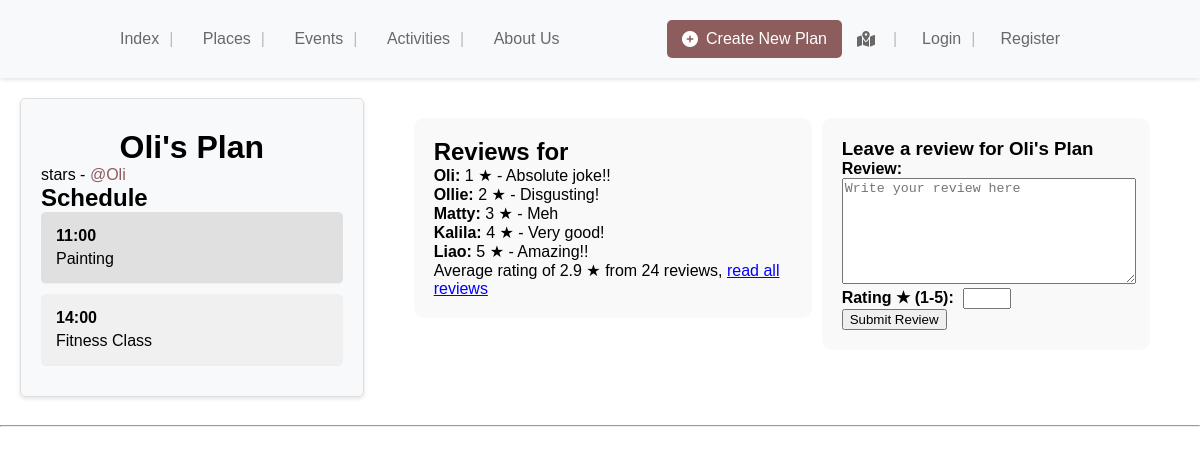
/app/plans/241/, run on the app's committed database.
### app/models.py (models this page shows, shortened)
class Plan(models.Model):
    user = models.ForeignKey(User, on_delete=models.CASCADE)
    title = models.CharField(max_length=100, default="Plan")
    date = models.DateField()
    is_public = models.BooleanField(default=False)
    events = models.ManyToManyField(Event, through='PlanEvent')
    activities = models.ManyToManyField(Activity, through='PlanActivity')
    schedule = models.TextField(default='[]')

class Activity(models.Model):
    user = models.ForeignKey(User, on_delete=models.CASCADE)
    title = models.CharField(max_length=100)
    description = models.TextField(blank=True)
    duration = models.IntegerField(default=1)
    location = models.ForeignKey(Place, on_delete=models.CASCADE, null=True, blank=True)
    categories = models.ManyToManyField(Category, blank=True)
    tags = models.ManyToManyField(Tag, blank=True)
    class Meta:
        verbose_name_plural = 'Activities'

class Event(models.Model):
    name = models.CharField(max_length=255, default='Default Event Name')
    date = models.DateField(default=timezone.now)
    title = models.CharField(max_length=100)
    description = models.TextField(blank=True)
    start_time = models.DateTimeField()
    end_time = models.DateTimeField()
    location = models.CharField(max_length=255)
    categories = models.ManyToManyField(Category)
    tags = models.ManyToManyField(Tag)
    img_ref = models.CharField(max_length=100, default="")

class Review(models.Model):
    user = models.ForeignKey(User, on_delete=models.CASCADE)
    content = models.TextField()
    rating = models.IntegerField(default=0)
    created_at = models.DateTimeField(auto_now_add=True)
    updated_at = models.DateTimeField(auto_now=True)
    content_type = models.ForeignKey(ContentType, on_delete=models.CASCADE)
    object_id = models.PositiveIntegerField()
    content_object = GenericForeignKey('content_type', 'object_id')

### app/views.py (the view)
# urls.py: path('plans/<int:plan_id>/', views.specificPlan, name='specific_plan'),
def specificPlan(request, plan_id):
    plan = get_object_or_404(Plan, pk=plan_id)
    schedule_json = json.loads(plan.schedule)
    plan.schedule_details = get_schedule_details(schedule_json)  # Use the utility function
    reviews = Review.objects.filter(content_type=ContentType.objects.get_for_model(Plan), object_id=plan.id)
    five_reviews = reviews[:5]  # Get the first 5 reviews for the place
    avg_rating = reviews.aggregate(avg_rating=Avg('rating'))['avg_rating']
    num_reviews = reviews.count()
    context = {
        'plan': plan,
        'schedule_details': plan.schedule_details,
        'five_reviews': five_reviews,
        'avg_rating': avg_rating,
        'num_reviews': num_reviews
    }
    return render(request, 'app/specificPlan.html', context)

### app/views.py (called while the page is built)
def get_schedule_details(schedule_json):
    schedule_details = []
    for item in schedule_json:
        if item['type'] == 'event':
            event = Event.objects.get(id=item['data'])
            item_detail = {
                'type': 'event',
                'title': event.title,
                'time': event.start_time
            }
        elif item['type'] == 'activity':
            activity = Activity.objects.get(id=item['data'])
            start_time_str = item['start_time']
            start_time = datetime.fromisoformat(start_time_str.replace('Z', '+00:00'))
            item_detail = {
                'type': 'activity',
                'title': activity.title,
                'time': start_time  # Now a datetime object, consistent with event.start_time
            }
        schedule_details.append(item_detail)
    return schedule_details

### templates/app/specificPlan.html (shortened to what this page needs)
{% extends 'app/base.html' %}
{% load static %}
{% block additional_styles %}
<link rel="stylesheet" href="{% static 'styling/specificPlan.css' %}">
{% endblock %}
{% block body_block %}
<div class="plan-page-container">
    <div class="plan-detail-container">
        <h1>{{ plan.title }}</h1>
        <p>{{ plan.review_rating }} stars - <a href="#" class="username-link">@{{ plan.user.username }}</a></p>
        <h2>Schedule</h2>
        <ul>
            {% for item in schedule_details %}
            <li>
                <span class="schedule-time">{{ item.time|date:"H:i" }}</span>
                <span class="schedule-title">{{ item.title }}</span>
            </li>
            {% endfor %}
        </ul>
    </div>
    <div style="display: flex; justify-content: space-between;">
        <div style="width: 50%; margin-left: 30px;">
          <div style="margin-top: 20px; padding: 20px; background-color: #f9f9f9; border-radius: 10px;">
            <h2>Reviews for {{ plan.name }}</h2>
            {% if five_reviews %}
            <ul>
                {% for review in five_reviews %}
                <li>
                    <strong>{{ review.user.username }}: </strong>{{ review.rating }} ★ - {{ review.content }}
                </li>
                {% endfor %}
            </ul>
            <p>Average rating of {{ avg_rating|floatformat:"1" }} ★ from {{ num_reviews }} reviews, <a href="{% url 'app:plan_reviews' plan.id %}" style="color: blue; text-decoration: underline;">read all reviews</a></p>
            {% else %}
            <p>No reviews yet.</p>
            {% endif %}
          </div>
        </div>
        <div style="width: 45%;">
          <div style="margin-top: 20px; padding: 20px; background-color: #f9f9f9; border-radius: 10px; margin-right: 30px;">
            <h3>Leave a review for {{ plan.title }}</h3>
            <form method="POST" action="{% url 'app:submit_plan_review' plan.id %}">
                <label for="content"><strong>Review:</strong></label>
                <textarea name="content" placeholder="Write your review here" style="width: 100%; height: 100px;" required></textarea>
                <br>
                <label for="rating"><strong>Rating ★ (1-5):</strong></label>
                <input type="number" id="rating" name="rating" min="1" max="5" style="margin-left: 5px;" required>
                <br>
                <button type="submit">Submit Review</button>
            </form>
          </div>
        </div>
    </div>
</div>
{% endblock %}

### app/static/styling/base.css (style rules this page uses)
body, h1, h2, h3, h4, h5, h6, p, ul, li, a { margin: 0; padding: 0; text-decoration: none; list-style: none; color: inherit; }
body { margin: 0; padding: 0; font-family: Arial, sans-serif; background-color: #fff; }
h1 { text-align: center; margin-top:10px; }

### app/static/styling/specificPlan.css (style rules this page uses)
.plan-page-container { display: flex; justify-content: space-between; max-width: 1200px; margin: auto; padding: 20px; gap: 20px; }
.plan-detail-container, .review-container { flex: 1; background-color: #f8f9fa; border: 1px solid #ddd; border-radius: 5px; box-shadow: 0 2px 4px rgba(0,0,0,0.1); padding: 20px; }
.plan-detail-container ul, .review-container form { list-style: none; padding: 0; }
.plan-detail-container li { margin-bottom: 10px; padding-bottom: 10px; border-bottom: 1px solid #eee; }
.username-link, .submit-review-btn { color: #8d5d5d; }
.plan-detail-container ul { list-style: none; padding: 0; margin: 0; }
.plan-detail-container li { display: flex; flex-direction: column; padding: 15px; border-radius: 5px; margin-bottom: 10px; transition: background-color 0.3s ease-in-out; }
.plan-detail-container li:nth-child(odd) { background-color: #e0e0e0; }
.plan-detail-container li:nth-child(even) { background-color: #f0f0f0; }
.schedule-time { font-weight: bold; margin-bottom: 5px; }
.schedule-title { font-size: 16px; }

### data on the page
Plan: title "Oli's Plan", user.username "Oli"
Activity: title "Painting"
Event: time "14:00", title "Fitness Class"
Review: user.username "Oli", rating "1", content "Absolute joke!!"
Review: user.username "Ollie", rating "2", content "Disgusting!"
Review: user.username "Matty", rating "3", content "Meh"
Review: user.username "Kalila", rating "4", content "Very good!"
Review: user.username "Liao", rating "5", content "Amazing!!"

### other printed values
{{ item.time|date:"H:i" }} "11:00"
{{ avg_rating|floatformat:"1" }} "2.9"
{{ num_reviews }} "24"
